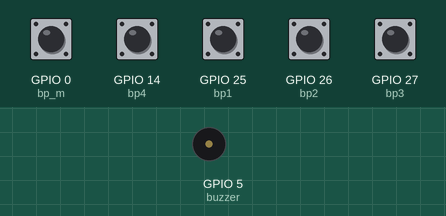
Recording of a program running on a simulated ESP32 board running MicroPython. Shown: buzzer (waves = sounding). Inputs (shaded band) come from the test bench; at power-on: GPIO 0 (bp_m), GPIO 14 (bp4), GPIO 25 (bp1), GPIO 26 (bp2), GPIO 27 (bp3) HIGH. What the program prints to the serial console is not drawn.

Above: at 1.2 s.
1.3 s: GPIO 14 (bp4) pulled LOW for 0.15 s
At 1.38 s:
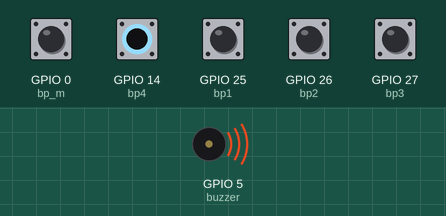
2.9 s: GPIO 0 (bp_m) pulled LOW for 0.15 s
4.5 s: GPIO 25 (bp1) pulled LOW for 0.15 s
At 4.66 s:
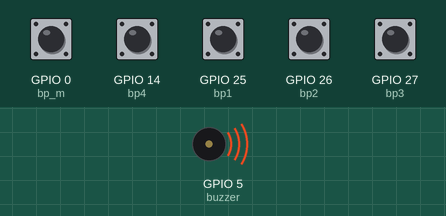
7.5 s: GPIO 0 (bp_m) pulled LOW for 1 s
10.0 s: GPIO 26 (bp2) pulled LOW for 0.15 s
At 10.16 s:
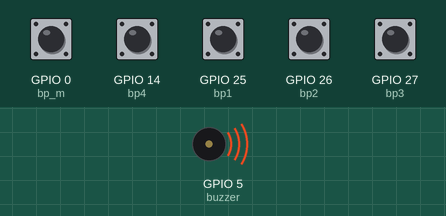
13.0 s: GPIO 0 (bp_m) driven LOW
At 14.6 s:
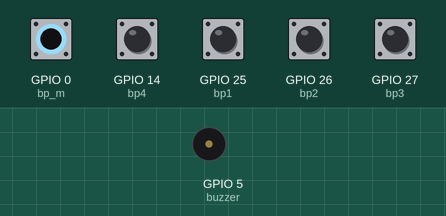
Timing chart, 0 to 15.8 s (numbered marks = the images above; inputs shaded):
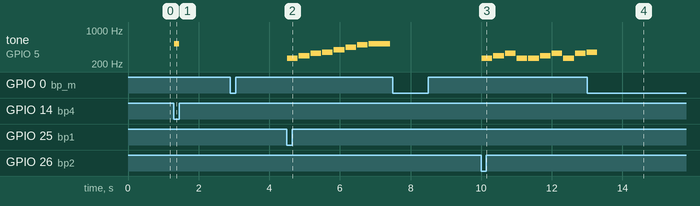

The program:

main.py
```python
# Atelier 05 — Clavier musical (buzzer + boutons)
# Fablab Ardèche — MicroPython
#
# 4 boutons jouent des notes de musique sur un buzzer.
# Mode libre : chaque bouton = une note.
# Mode gamme : joue automatiquement une gamme complète.
#
# Matériel : ESP32, buzzer passif, 4 boutons poussoirs
# Connexions :
#   Buzzer → GPIO5  (PWM)
#   BP_1   → GPIO25 (PULL_UP) → Do
#   BP_2   → GPIO26 (PULL_UP) → Mi
#   BP_3   → GPIO27 (PULL_UP) → Sol
#   BP_4   → GPIO14 (PULL_UP) → Do (octave sup.)
#   BP_MODE→ GPIO0  (PULL_UP) → changer de mode

from machine import Pin, PWM
import time

# --- Notes (fréquences en Hz) ---
NOTES = {
    'Do3':  262, 'Re3':  294, 'Mi3':  330, 'Fa3':  349,
    'Sol3': 392, 'La3':  440, 'Si3':  494,
    'Do4':  523, 'Re4':  587, 'Mi4':  659, 'Fa4':  698,
    'Sol4': 784, 'La4':  880, 'Si4':  988,
    'Do5': 1047,
}

# Mélodies prédéfinies : liste de (note, durée_ms)
GAMME_DO = [
    ('Do3', 300), ('Re3', 300), ('Mi3', 300), ('Fa3', 300),
    ('Sol3', 300), ('La3', 300), ('Si3', 300), ('Do4', 600),
]

FRERE_JACQUES = [
    ('Do3',300),('Re3',300),('Mi3',300),('Do3',300),
    ('Do3',300),('Re3',300),('Mi3',300),('Do3',300),
    ('Mi3',300),('Fa3',300),('Sol3',600),
    ('Mi3',300),('Fa3',300),('Sol3',600),
    ('Sol3',150),('La3',150),('Sol3',150),('Fa3',150),('Mi3',300),('Do3',300),
    ('Sol3',150),('La3',150),('Sol3',150),('Fa3',150),('Mi3',300),('Do3',300),
    ('Do3',300),('Sol3',300-1),('Do3',600),  # -1 pour éviter 0
    ('Do3',300),('Sol3',300-1),('Do3',600),
]

AU_CLAIR_DE_LA_LUNE = [
    ('Do3',400),('Do3',400),('Do3',400),('Re3',400),
    ('Mi3',800),('Re3',800),
    ('Do3',400),('Mi3',400),('Re3',400),('Re3',400),
    ('Do3',1200),
]

# --- Initialisation ---
buzzer = PWM(Pin(5))
buzzer.duty(0)

bp1   = Pin(25, Pin.IN, Pin.PULL_UP)   # Do
bp2   = Pin(26, Pin.IN, Pin.PULL_UP)   # Mi
bp3   = Pin(27, Pin.IN, Pin.PULL_UP)   # Sol
bp4   = Pin(14, Pin.IN, Pin.PULL_UP)   # Do octave
bp_m  = Pin(0,  Pin.IN, Pin.PULL_UP)   # Mode

boutons_notes = [
    (bp1, 'Do3'),
    (bp2, 'Mi3'),
    (bp3, 'Sol3'),
    (bp4, 'Do4'),
]

MELODIES = [
    ("Gamme Do majeur",    GAMME_DO),
    ("Frère Jacques",      FRERE_JACQUES),
    ("Au clair de la lune",AU_CLAIR_DE_LA_LUNE),
]
mel_idx = 0

def jouer_note(freq, duree_ms=200):
    if freq == 0:
        buzzer.duty(0)
    else:
        buzzer.freq(freq)
        buzzer.duty(512)   # 50% duty = son neutre
    time.sleep_ms(duree_ms)
    buzzer.duty(0)
    time.sleep_ms(30)      # silence entre les notes

def jouer_melodie(melodie):
    print("  ♪ lecture...")
    for nom, duree in melodie:
        freq = NOTES.get(nom, 0)
        jouer_note(freq, duree)
        # Bouton mode = interrompre
        if bp_m.value() == 0:
            buzzer.duty(0)
            return

# --- Boucle principale ---
MODES = ["Clavier libre", "Jouer mélodie"]
mode  = 0
t_btn = time.ticks_ms()

print("Clavier musical prêt !")
print("Mode : Clavier libre")
print("BP1=Do  BP2=Mi  BP3=Sol  BP4=Do+  BOOT=changer mode")

while True:
    now = time.ticks_ms()

    # --- Changement de mode ---
    if bp_m.value() == 0 and time.ticks_diff(now, t_btn) > 400:
        t_btn = now
        if mode == 0:
            mode = 1
            print(f"Mode : Jouer mélodie — {MELODIES[mel_idx][0]}")
        elif mode == 1:
            # Parcourir les mélodies
            mel_idx = (mel_idx + 1) % len(MELODIES)
            print(f"Mélodie : {MELODIES[mel_idx][0]}")
            # Troisième appui → retour clavier
            if mel_idx == 0:
                mode = 0
                print("Mode : Clavier libre")
        while bp_m.value() == 0:
            time.sleep_ms(20)

    # --- Mode clavier libre ---
    if mode == 0:
        for bp, nom_note in boutons_notes:
            if bp.value() == 0:
                freq = NOTES[nom_note]
                print(f"  ♪ {nom_note} ({freq} Hz)")
                buzzer.freq(freq)
                buzzer.duty(512)
                while bp.value() == 0:
                    time.sleep_ms(10)
                buzzer.duty(0)

    # --- Mode mélodie ---
    elif mode == 1:
        if any(bp.value() == 0 for bp, _ in boutons_notes):
            jouer_melodie(MELODIES[mel_idx][1])
            while any(bp.value() == 0 for bp, _ in boutons_notes):
                time.sleep_ms(20)

    time.sleep_ms(20)
```

Measured:
- after the input at 1.3 s, tone on GPIO 5 (buzzer): silent → 523 Hz at once, → silent 0.14 s later
- after the input at 2.9 s, every drawn part: stays the same
- after the input at 4.5 s, tone on GPIO 5 (buzzer): plays 262 Hz for 0.30 s, 294 Hz for 0.30 s, 330 Hz for 0.30 s, 349 Hz for 0.30 s, 392 Hz for 0.30 s, 440 Hz for 0.30 s … (8 notes in this stretch), starting at once
- after the input at 7.5 s, every drawn part: stays the same
- after the input at 10.0 s, tone on GPIO 5 (buzzer): plays 262 Hz for 0.30 s, 294 Hz for 0.30 s, 330 Hz for 0.30 s, 262 Hz for 0.30 s, 262 Hz for 0.30 s, 294 Hz for 0.30 s … (10 notes in this stretch), starting at once
- after the input at 13.0 s, tone on GPIO 5 (buzzer): goes on until 13.3 s, then stays silent
